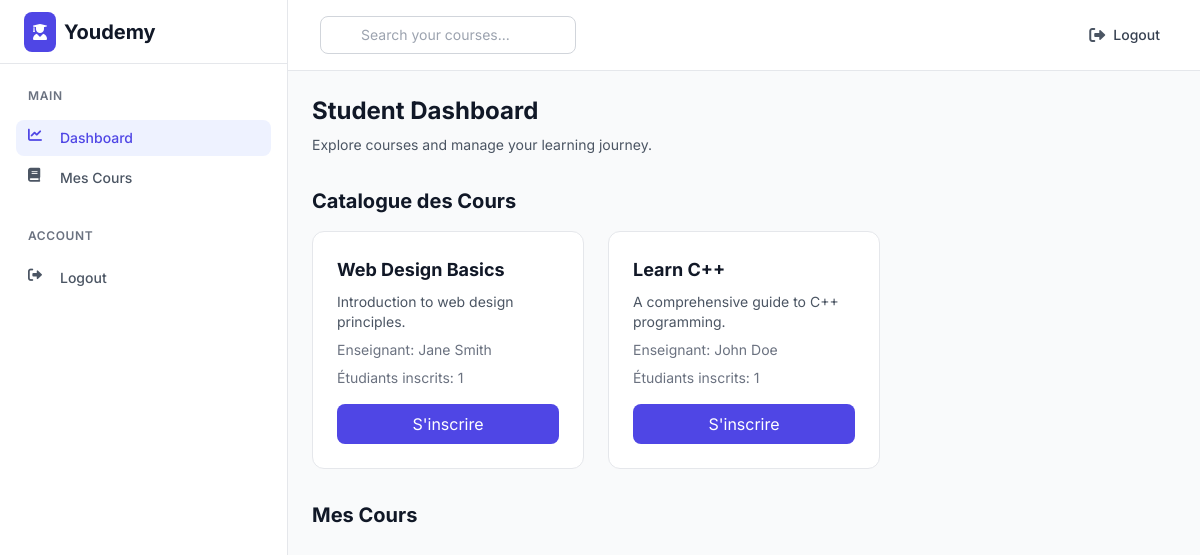
The app's page /views/etudiant/dashboard.php (signed in), older data.
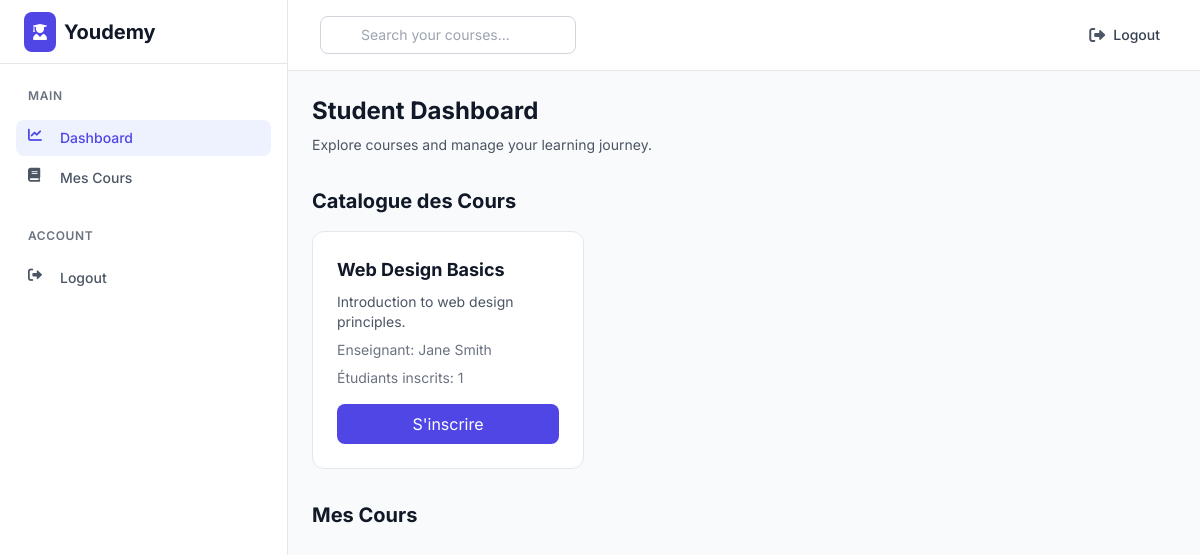
The same page, newer data.
### tables this page shows
CREATE TABLE cours (
    id INT PRIMARY KEY AUTO_INCREMENT,
    titre VARCHAR(255) NOT NULL,
    description TEXT NOT NULL,
    contenu TEXT NOT NULL,
    type_contenu ENUM('video', 'document') NOT NULL,
    id_categorie INT,
    id_enseignant INT NOT NULL,
    statut ENUM('actif', 'inactif', 'brouillon') NOT NULL DEFAULT 'brouillon',
    FOREIGN KEY (id_categorie) REFERENCES categories(id_categorie) ON DELETE SET NULL,
    FOREIGN KEY (id_enseignant) REFERENCES utilisateurs(id) ON DELETE CASCADE
);

CREATE TABLE utilisateurs (
    id INT PRIMARY KEY AUTO_INCREMENT,
    nom VARCHAR(100) NOT NULL,
    email VARCHAR(100) NOT NULL UNIQUE,
    password VARCHAR(255) NOT NULL,
    role ENUM('admin', 'enseignant', 'etudiant') NOT NULL,
    status ENUM('actif', 'inactif', 'en_attente') NOT NULL DEFAULT 'en_attente'
);

### models/Course.php (called while the page is built, shortened)
<?php
class Course
{
    public function getAllCoursesWithDetails($categoryId = null, $search = null)
    {
        $db = Database::getInstance();
        $conn = $db->getConnection();
        $query = "
            SELECT
                c.*,
                cat.nom as category_name,
                u.nom as enseignant_nom,
                COUNT(DISTINCT i.id_etudiant) as nombre_etudiants,
                GROUP_CONCAT(DISTINCT t.nom) as tags
            FROM cours c
            LEFT JOIN categories cat ON c.id_categorie = cat.id_categorie
            LEFT JOIN utilisateurs u ON c.id_enseignant = u.id
            LEFT JOIN inscriptions i ON c.id = i.id_cours
            LEFT JOIN cours_tags ct ON c.id = ct.id_cours
            LEFT JOIN tags t ON ct.id_tag = t.id_tag
            WHERE c.statut = 'actif'";
        $params = [];
        $query .= " GROUP BY c.id ORDER BY c.id DESC";
        $stmt = $conn->prepare($query);
        $stmt->execute();
        return $stmt->fetchAll(PDO::FETCH_ASSOC);
    }
}

### views/etudiant/dashboard.php (the view, shortened to what this page needs)
<?php
require_once __DIR__ . '/../../models/Course.php';
$courseModel = new Course(null, null, null, null, null, null, null);
$courses = $courseModel->getAllCoursesWithDetails();
?>
<!DOCTYPE html>
<html lang="en" class="h-full bg-gray-50">
<head>
    <script src="https://cdn.tailwindcss.com"></script>
    <link rel="stylesheet" href="https://cdnjs.cloudflare.com/ajax/libs/font-awesome/6.0.0/css/all.min.css">
</head>
<body class="h-full">
    <div class="min-h-screen bg-gray-50 flex">
        <aside class="hidden lg:flex lg:flex-col lg:w-72 lg:fixed lg:inset-y-0 bg-white border-r border-gray-200">
            <div class="flex items-center h-16 px-6 border-b border-gray-200 bg-white">
                <div class="flex items-center gap-2">
                    <div class="bg-indigo-600 p-2 rounded-lg">
                        <i class="fas fa-user-graduate text-white"></i>
                    </div>
                    <span class="text-xl font-bold text-gray-900">Youdemy</span>
                </div>
            </div>
            <nav class="flex-1 px-4 py-6 space-y-8 overflow-y-auto">
                <div>
                    <h3 class="px-3 text-xs font-semibold text-gray-500 uppercase tracking-wider">Main</h3>
                    <div class="mt-4 space-y-1">
                        <a href="#" class="flex items-center px-3 py-2 text-sm font-medium rounded-lg bg-indigo-50 text-indigo-600">
                            <i class="fas fa-chart-line w-5 h-5"></i>
                            <span class="ml-3">Dashboard</span>
                        </a>
                        <a href="course_details" class="flex items-center px-3 py-2 text-sm font-medium rounded-lg text-gray-600 hover:bg-gray-50">
                            <i class="fas fa-book w-5 h-5"></i>
                            <span class="ml-3">Mes Cours</span>
                        </a>
                    </div>
                </div>
                <div>
                    <h3 class="px-3 text-xs font-semibold text-gray-500 uppercase tracking-wider">Account</h3>
                    <div class="mt-4 space-y-1">
                        <a href="../auth/logout.php" class="flex items-center px-3 py-2 text-sm font-medium rounded-lg text-gray-600 hover:bg-gray-50">
                            <i class="fas fa-sign-out-alt w-5 h-5"></i>
                            <span class="ml-3">Logout</span>
                        </a>
                    </div>
                </div>
            </nav>
        </aside>
        <div class="lg:pl-72 flex flex-col flex-1">
            <header class="sticky top-0 z-10 bg-white border-b border-gray-200">
                <div class="px-4 sm:px-6 lg:px-8 py-4">
                    <div class="flex items-center justify-between">
                        <div class="flex items-center gap-3">
                            <div class="hidden sm:block">
                                <input type="text"
                                       placeholder="Search your courses..."
                                       class="w-64 pl-10 pr-4 py-2 border border-gray-300 rounded-lg text-sm focus:outline-none focus:ring-2 focus:ring-indigo-500 focus:border-indigo-500">
                            </div>
                        </div>
                        <div class="flex items-center gap-4">
                            <a href="../auth/logout.php" class="flex items-center gap-2 p-2 rounded-lg hover:bg-gray-50">
                                <i class="fas fa-sign-out-alt text-gray-600"></i>
                                <span class="hidden sm:block font-medium text-sm text-gray-700">Logout</span>
                            </a>
                        </div>
                    </div>
                </div>
            </header>
            <main class="flex-1 p-6">
                <div class="mb-8">
                    <h1 class="text-2xl font-bold text-gray-900">Student Dashboard</h1>
                    <p class="mt-2 text-sm text-gray-600">Explore courses and manage your learning journey.</p>
                </div>
                <div class="mb-8">
                    <h2 class="text-xl font-bold text-gray-900 mb-4">Catalogue des Cours</h2>
                    <div class="grid grid-cols-1 md:grid-cols-2 lg:grid-cols-3 gap-6">
                        <?php foreach ($courses as $course): ?>
                            <div class="bg-white p-6 rounded-xl border border-gray-200 hover:shadow-lg transition-all">
                                <h3 class="text-lg font-bold text-gray-900"><?php echo htmlspecialchars($course['titre']); ?></h3>
                                <p class="text-sm text-gray-600 mt-2"><?php echo htmlspecialchars($course['description']); ?></p>
                                <p class="text-sm text-gray-500 mt-2">Enseignant: <?php echo htmlspecialchars($course['enseignant_nom']); ?></p>
                                <p class="text-sm text-gray-500 mt-2">Étudiants inscrits: <?php echo htmlspecialchars($course['nombre_etudiants']); ?></p>
                                <form action="dashboard.php" method="POST" class="mt-4">
                                    <button type="submit" name="inscription" class="w-full bg-indigo-600 text-white py-2 px-4 rounded-lg hover:bg-indigo-700">
                                        S'inscrire
                                    </button>
                                </form>
                            </div>
                        <?php endforeach; ?>
                    </div>
                </div>
                <div id="mes-cours" class="mb-8">
                    <h2 class="text-xl font-bold text-gray-900 mb-4">Mes Cours</h2>
                </div>
            </main>
        </div>
    </div>
</body>
</html>

### views/etudiant/dashboard.php (style rules this page uses)
body { font-family: 'Inter', sans-serif; }

Row changes from the older to the newer data that the page shows:
no longer on this page (row edited): cours: titre "Learn C++", description "A comprehensive guide to C++ programming.", id_enseignant.nom "John Doe", nombre_etudiants "1"
